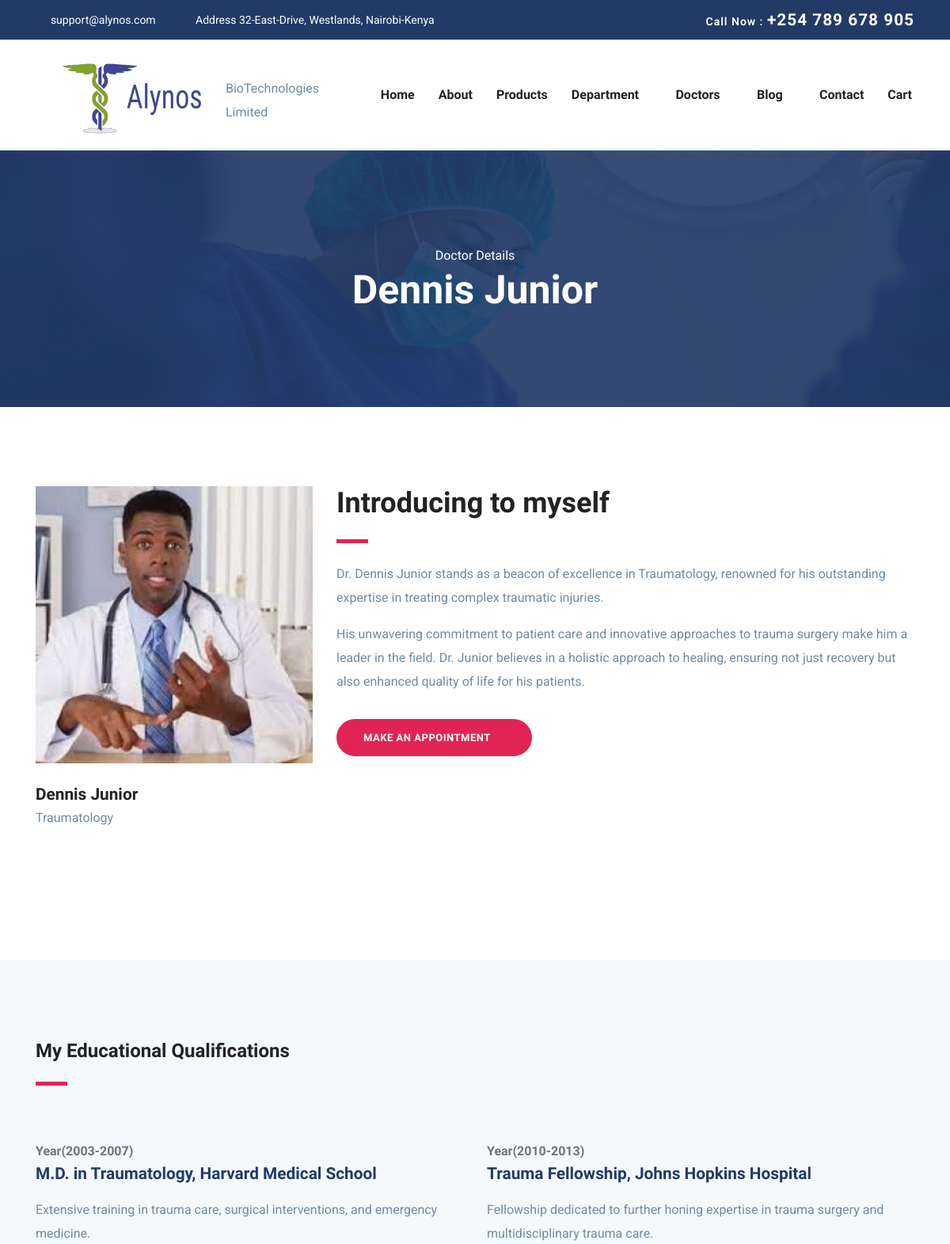
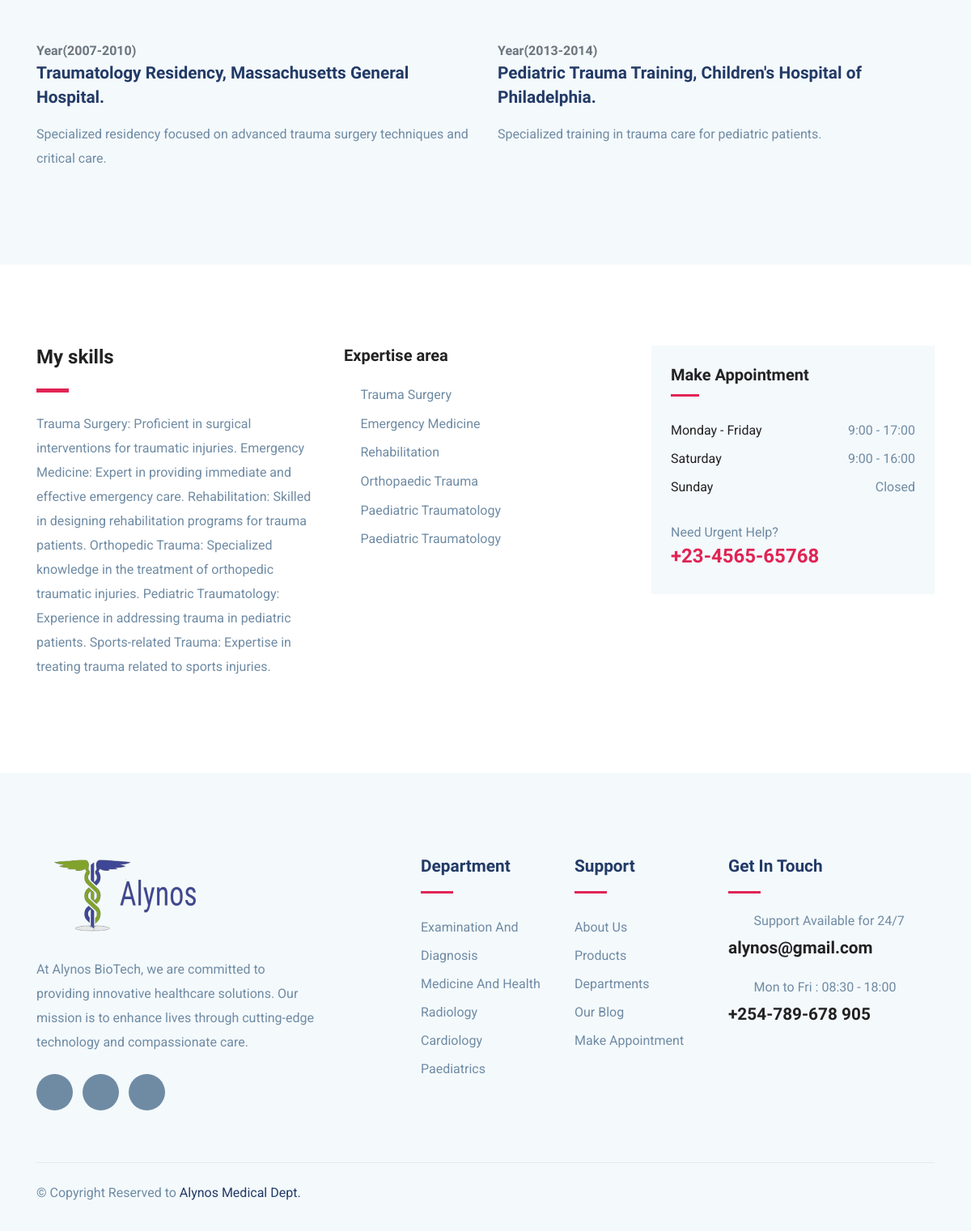
Screenshot of /doctor_single/1/ with the database file from the repository (2 pictures, top to bottom).
### System_App/models.py (models this page shows, shortened)
class Doctor(models.Model):
    name = models.CharField(max_length=255)
    image = models.ImageField(upload_to='doctor_images/',null=True, blank=True)
    specialization = models.CharField(max_length=255)

class DoctorDetails(models.Model):
    doctor = models.OneToOneField(Doctor, on_delete=models.CASCADE)
    image = models.ImageField(upload_to='doctor_images/', null=True, blank=True)
    intro1 = models.TextField()
    intro2 = models.TextField()
    educational_year1 = models.CharField(max_length=15)
    school_year1 = models.CharField(max_length=255)
    description_year1 = models.TextField()
    educational_year2 = models.CharField(max_length=15, blank=True, null=True)
    school_year2 = models.CharField(max_length=255, blank=True, null=True)
    description_year2 = models.TextField(blank=True, null=True)
    educational_year3 = models.CharField(max_length=15, blank=True, null=True)
    school_year3 = models.CharField(max_length=255, blank=True, null=True)
    description_year3 = models.TextField(blank=True, null=True)
    educational_year4 = models.CharField(max_length=15, blank=True, null=True)
    school_year4 = models.CharField(max_length=255, blank=True, null=True)
    description_year4 = models.TextField(blank=True, null=True)
    skills = models.TextField()
    expertise_area1 = models.CharField(max_length=255)
    expertise_area2 = models.CharField(max_length=255, blank=True, null=True)
    expertise_area3 = models.CharField(max_length=255, blank=True, null=True)
    expertise_area4 = models.CharField(max_length=255, blank=True, null=True)
    expertise_area5 = models.CharField(max_length=255, blank=True, null=True)
    expertise_area6 = models.CharField(max_length=255, blank=True, null=True)

### System_App/views.py (the view)
# urls.py: path('doctor_single/<int:doctor_id>/', views.doctor_single, name="doctor_single"),
def doctor_single(request, doctor_id):
    doctor = get_object_or_404(Doctor, id=doctor_id)
    details = get_object_or_404(DoctorDetails, doctor=doctor)
    return render(request, "doctors/doctor-single.html", {'doctor': doctor, 'details': details, 'navbar': 'doctor_single'})

### System_App/templates/doctors/doctor-single.html (shortened to what this page needs)
{%extends 'layout.html' %}
{% load static %}
{% block body %}
<section class="page-title bg-1">
  <div class="container">
    <div class="row">
      <div class="col-md-12">
        <div class="block text-center">
          <span class="text-white">Doctor Details</span>
          <h1 class="text-capitalize mb-5 text-lg">{{doctor.name}}</h1>
        </div>
      </div>
    </div>
  </div>
</section>
<section class="section doctor-single">
	<div class="container">
		<div class="row">
			<div class="col-lg-4 col-md-6">
				<div class="doctor-img-block">
					<img src="{{ details.image.url }}" alt="{{ doctor.name }} Image" class="img-fluid w-100">
					<div class="info-block mt-4">
						<h4 class="mb-0">{{ doctor.name }}</h4>
						<p>{{ doctor.specialization }}</p>
						<ul class="list-inline mt-4 doctor-social-links">
							<li class="list-inline-item"><a href="#"><i class="icofont-facebook"></i></a></li>
							<li class="list-inline-item"><a href="#"><i class="icofont-twitter"></i></a></li>
							<li class="list-inline-item"><a href="#"><i class="icofont-skype"></i></a></li>
							<li class="list-inline-item"><a href="#"><i class="icofont-linkedin"></i></a></li>
							<li class="list-inline-item"><a href="#"><i class="icofont-pinterest"></i></a></li>
						</ul>
					</div>
				</div>
			</div>
			<div class="col-lg-8 col-md-6">
				<div class="doctor-details mt-4 mt-lg-0">
					<h2 class="text-md">Introducing to myself</h2>
					<div class="divider my-4"></div>
                    <p>{{ details.intro1 }}</p>
                    <p>{{ details.intro2 }}</p>
					<a href="{% url 'BioTech_App:appointment' %}" class="btn btn-main-2 btn-round-full mt-3">Make an Appointment<i class="icofont-simple-right ml-2  "></i></a>
				</div>
			</div>
		</div>
	</div>
</section>
<section class="section doctor-qualification gray-bg">
	<div class="container">
		<div class="row">
			<div class="col-lg-6">
				<div class="section-title">
					<h3>My Educational Qualifications</h3>
					<div class="divider my-4"></div>
				</div>
			</div>
		</div>
		<div class="row">
			<div class="col-lg-6">
				<div class="edu-block mb-5">
					<span class="h6 text-muted">{{ details.educational_year1 }} </span>
					<h4 class="mb-3 title-color">{{ details.school_year1 }}</h4>
					<p>{{ details.description_year1 }}</p>
				</div>
				<div class="edu-block">
					<span class="h6 text-muted">{{ details.educational_year2}} </span>
					<h4 class="mb-3 title-color">{{ details.school_year2}}</h4>
					<p>{{ details.description_year2 }}</p>
				</div>
			</div>
			<div class="col-lg-6">
				<div class="edu-block mb-5">
					<span class="h6 text-muted">{{ details.educational_year3}} </span>
					<h4 class="mb-3 title-color">{{ details.school_year3}}</h4>
					<p>{{ details.description_year3 }}</p>
				</div>
				<div class="edu-block">
					<span class="h6 text-muted">{{ details.educational_year4}} </span>
					<h4 class="mb-3 title-color">{{ details.school_year4}}</h4>
					<p>{{ details.description_year4 }}</p>
				</div>
			</div>
		</div>
	</div>
</section>
<section class="section doctor-skills">
	<div class="container">
		<div class="row">
			<div class="col-lg-4">
				<h3>My skills</h3>
				<div class="divider my-4"></div>
				<p>{{ details.skills }}</p>
			</div>
			<div class="col-lg-4">
				<div class="skill-list">
					<h5 class="mb-4">Expertise area</h5>
					<ul class="list-unstyled department-service">
						<li><i class="icofont-check mr-2"></i>{{ details.expertise_area1}}</li>
						<li><i class="icofont-check mr-2"></i>{{ details.expertise_area2}}</li>
						<li><i class="icofont-check mr-2"></i>{{ details.expertise_area3}}</li>
						<li><i class="icofont-check mr-2"></i>{{ details.expertise_area4}}</li>
						<li><i class="icofont-check mr-2"></i>{{ details.expertise_area5}}</li>
						<li><i class="icofont-check mr-2"></i>{{ details.expertise_area5}}</li>
					</ul>
				</div>
			</div>
			<div class="col-lg-4">
				<div class="sidebar-widget  gray-bg p-4">
					<h5 class="mb-4">Make Appointment</h5>
					<ul class="list-unstyled lh-35">
					  <li class="d-flex justify-content-between align-items-center">
					    <a href="#">Monday - Friday</a>
					    <span>9:00 - 17:00</span>
					  </li>
					  <li class="d-flex justify-content-between align-items-center">
					    <a href="#">Saturday</a>
					    <span>9:00 - 16:00</span>
					  </li>
					  <li class="d-flex justify-content-between align-items-center">
					    <a href="#">Sunday</a>
					    <span>Closed</span>
					  </li>
					</ul>
					<div class="sidebar-contatct-info mt-4">
						<p class="mb-0">Need Urgent Help?</p>
						<h3 class="text-color-2">+23-4565-65768</h3>
					</div>
				</div>
			</div>
		</div>
	</div>
</section>
{% endblock %}

### System_App/static/css/style.css (style rules this page uses)
html { overflow-x: hidden; }
body { line-height: 1.6; font-family: "Roboto", sans-serif; -webkit-font-smoothing: antialiased; font-size: 16px; color: #6F8BA4; font-weight: 400; }
h1, .h1, h2, .h2, h3, .h3, h4, .h4, h5, .h5, h6, .h6 { font-family: "Exo", sans-serif; font-weight: 700; color: #222; }
h1, .h1 { font-size: 2.5rem; }
h2, .h2 { font-size: 44px; }
h3, .h3 { font-size: 1.5rem; }
h4, .h4 { font-size: 1.3rem; line-height: 30px; }
h5, .h5 { font-size: 1.25rem; }
h6, .h6 { font-size: 1rem; }
p { line-height: 30px; }
.btn { display: inline-block; font-size: 14px; font-size: 0.8125rem; font-weight: 700; letter-spacing: .5px; padding: .75rem 2rem; font-family: "Exo", sans-serif; text-transform: uppercase; border-radius: 5px; border: 2px solid transparent; transition: all .35s ease; }
.btn-main-2 { background: #e12454; color: #fff; border-color: #e12454; }
.btn-round-full { border-radius: 50px; }
.section { padding: 100px 0; }
.text-md { font-size: 2.25rem; }
.text-lg { font-size: 3.75rem; }
a { color: #222; text-decoration: none; transition: all .35s ease; }
.page-title { padding: 120px 0px 70px 0px; position: relative; }
.page-title .block h1 { color: #fff; }
.title-color { color: #223a66; }
.section-title { margin-bottom: 70px; }
.text-lg { font-size: 50px; }
.gray-bg { background: #f4f9fc; }
.bg-1 { background: url("../images/bg/22.jpg") no-repeat 50% 50%; background-size: cover; position: relative; }
.text-color-2 { color: #e12454; }
.divider { width: 40px; height: 5px; background: #e12454; }
.department-service { margin-bottom: 40px; }
.department-service li { margin-bottom: 10px; }
.department-service li i { color: #e12454; }
.lh-35 { line-height: 35px; }
.sidebar-widget { margin-bottom: 30px; padding-bottom: 35px; }
.sidebar-widget h5 { margin-bottom: 30px; position: relative; padding-bottom: 15px; }
.sidebar-widget h5:before { position: absolute; content: ""; left: 0px; bottom: 0px; width: 35px; height: 3px; background: #e12454; }

### rows the page displays
Doctor: name "Dennis Junior", specialization "Traumatology"
DoctorDetails: image (picture), intro1 "Dr. Dennis Junior stands as a beacon of excellence in Traumatology, renowned for his outstanding expertise in treating complex traumatic injuries.", intro2 "His unwavering commitment to patient care and innovative approaches to trauma surgery make him a leader in the field. Dr. Junior believes in a holistic approach to healing, ensuring not just recovery but also enhanced quality of life for his patients.", educational_year1 "Year(2003-2007)", school_year1 "M.D. in Traumatology, Harvard Medical School", description_year1 "Extensive training in trauma care, surgical interventions, and emergency medicine.", educational_year2 "Year(2007-2010)", school_year2 "Traumatology Residency, Massachusetts General Hospital.", description_year2 "Specialized residency focused on advanced trauma surgery techniques and critical care.", educational_year3 "Year(2010-2013)", school_year3 "Trauma Fellowship, Johns Hopkins Hospital", description_year3 "Fellowship dedicated to further honing expertise in trauma surgery and multidisciplinary trauma care.", educational_year4 "Year(2013-2014)", school_year4 "Pediatric Trauma Training, Children's Hospital of Philadelphia.", description_year4 "Specialized training in trauma care for pediatric patients.", skills "Trauma Surgery: Proficient in surgical interventions for traumatic injuries. Emergency Medicine: Expert in providing immediate and effective emergency care. Rehabilitation: Skilled in designing rehabilitation programs for trauma patients. Orthopedic Trauma: Specialized knowledge in the treatment of orthopedic traumatic injuries. Pediatric Traumatology: Experience in addressing trauma in pediatric patients. Sports-related Trauma: Expertise in treating trauma related to sports injuries.", expertise_area1 "Trauma Surgery", expertise_area2 "Emergency Medicine", expertise_area3 "Rehabilitation", expertise_area4 "Orthopaedic Trauma", expertise_area5 "Paediatric Traumatology"
